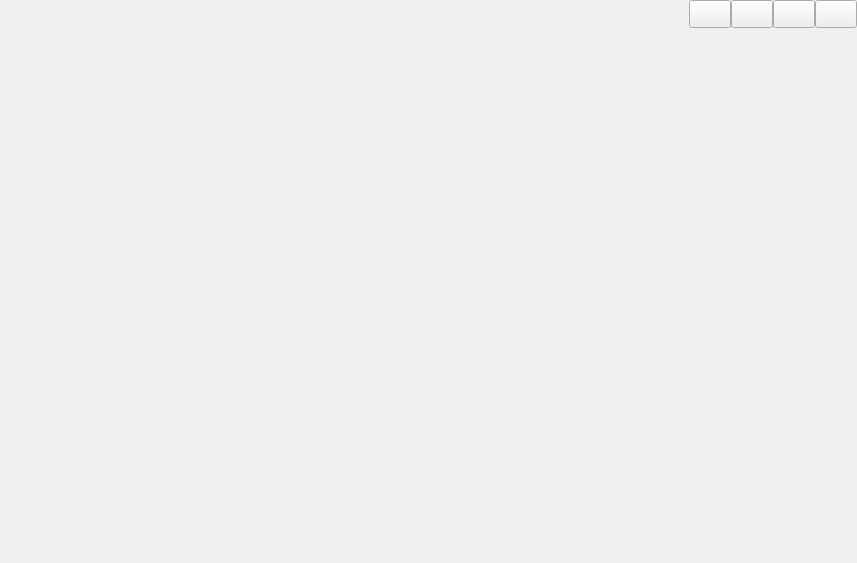
<?xml version="1.0" encoding="UTF-8"?>
<ui version="4.0">
 <class>WindowFrame</class>
 <widget class="QWidget" name="WindowFrame">
  <property name="geometry">
   <rect>
    <x>0</x>
    <y>0</y>
    <width>857</width>
    <height>563</height>
   </rect>
  </property>
  <property name="sizePolicy">
   <sizepolicy hsizetype="Preferred" vsizetype="Preferred">
    <horstretch>0</horstretch>
    <verstretch>0</verstretch>
   </sizepolicy>
  </property>
  <property name="windowTitle">
   <string/>
  </property>
  <property name="windowIcon">
   <iconset resource="resources/resources.qrc">
    <normaloff>:/resources/icons/icon.png</normaloff>:/resources/icons/icon.png</iconset>
  </property>
  <property name="styleSheet">
   <string notr="true"/>
  </property>
  <layout class="QGridLayout" name="gridLayout_3">
   <property name="leftMargin">
    <number>0</number>
   </property>
   <property name="topMargin">
    <number>0</number>
   </property>
   <property name="rightMargin">
    <number>0</number>
   </property>
   <property name="bottomMargin">
    <number>0</number>
   </property>
   <property name="spacing">
    <number>0</number>
   </property>
   <item row="0" column="0">
    <widget class="QWidget" name="header" native="true">
     <property name="maximumSize">
      <size>
       <width>16777215</width>
       <height>28</height>
      </size>
     </property>
     <property name="styleSheet">
      <string notr="true"/>
     </property>
     <layout class="QGridLayout" name="gridLayout">
      <property name="leftMargin">
       <number>0</number>
      </property>
      <property name="topMargin">
       <number>0</number>
      </property>
      <property name="rightMargin">
       <number>0</number>
      </property>
      <property name="bottomMargin">
       <number>0</number>
      </property>
      <item row="0" column="0">
       <widget class="QWidget" name="LHeader" native="true">
        <layout class="QHBoxLayout" name="horizontalLayout_2">
         <property name="spacing">
          <number>0</number>
         </property>
         <property name="leftMargin">
          <number>0</number>
         </property>
         <property name="topMargin">
          <number>0</number>
         </property>
         <property name="rightMargin">
          <number>0</number>
         </property>
         <property name="bottomMargin">
          <number>0</number>
         </property>
         <item>
          <spacer name="horizontalSpacer_2">
           <property name="orientation">
            <enum>Qt::Horizontal</enum>
           </property>
           <property name="sizeType">
            <enum>QSizePolicy::Fixed</enum>
           </property>
           <property name="sizeHint" stdset="0">
            <size>
             <width>10</width>
             <height>20</height>
            </size>
           </property>
          </spacer>
         </item>
         <item>
          <widget class="QLabel" name="icon">
           <property name="sizePolicy">
            <sizepolicy hsizetype="Minimum" vsizetype="Minimum">
             <horstretch>0</horstretch>
             <verstretch>0</verstretch>
            </sizepolicy>
           </property>
           <property name="minimumSize">
            <size>
             <width>16</width>
             <height>16</height>
            </size>
           </property>
           <property name="maximumSize">
            <size>
             <width>16</width>
             <height>16</height>
            </size>
           </property>
           <property name="styleSheet">
            <string notr="true"/>
           </property>
           <property name="text">
            <string/>
           </property>
          </widget>
         </item>
         <item>
          <widget class="QLabel" name="title">
           <property name="styleSheet">
            <string notr="true">color: #eee; margin-left:5px;</string>
           </property>
           <property name="text">
            <string>Custom Title Bar</string>
           </property>
          </widget>
         </item>
         <item>
          <spacer name="horizontalSpacer">
           <property name="orientation">
            <enum>Qt::Horizontal</enum>
           </property>
           <property name="sizeHint" stdset="0">
            <size>
             <width>419</width>
             <height>18</height>
            </size>
           </property>
          </spacer>
         </item>
         <item>
          <widget class="QPushButton" name="collapse">
           <property name="sizePolicy">
            <sizepolicy hsizetype="Minimum" vsizetype="Minimum">
             <horstretch>0</horstretch>
             <verstretch>0</verstretch>
            </sizepolicy>
           </property>
           <property name="minimumSize">
            <size>
             <width>42</width>
             <height>28</height>
            </size>
           </property>
           <property name="maximumSize">
            <size>
             <width>42</width>
             <height>28</height>
            </size>
           </property>
           <property name="text">
            <string/>
           </property>
          </widget>
         </item>
         <item>
          <widget class="QPushButton" name="minimum">
           <property name="sizePolicy">
            <sizepolicy hsizetype="Minimum" vsizetype="Minimum">
             <horstretch>0</horstretch>
             <verstretch>0</verstretch>
            </sizepolicy>
           </property>
           <property name="minimumSize">
            <size>
             <width>42</width>
             <height>28</height>
            </size>
           </property>
           <property name="maximumSize">
            <size>
             <width>42</width>
             <height>28</height>
            </size>
           </property>
           <property name="styleSheet">
            <string notr="true"/>
           </property>
           <property name="text">
            <string/>
           </property>
           <property name="iconSize">
            <size>
             <width>16</width>
             <height>16</height>
            </size>
           </property>
          </widget>
         </item>
         <item>
          <widget class="QPushButton" name="maximum">
           <property name="sizePolicy">
            <sizepolicy hsizetype="Minimum" vsizetype="Minimum">
             <horstretch>0</horstretch>
             <verstretch>0</verstretch>
            </sizepolicy>
           </property>
           <property name="minimumSize">
            <size>
             <width>42</width>
             <height>28</height>
            </size>
           </property>
           <property name="maximumSize">
            <size>
             <width>42</width>
             <height>28</height>
            </size>
           </property>
           <property name="styleSheet">
            <string notr="true"/>
           </property>
           <property name="text">
            <string/>
           </property>
           <property name="iconSize">
            <size>
             <width>16</width>
             <height>16</height>
            </size>
           </property>
          </widget>
         </item>
         <item>
          <widget class="QPushButton" name="close">
           <property name="sizePolicy">
            <sizepolicy hsizetype="Minimum" vsizetype="Minimum">
             <horstretch>0</horstretch>
             <verstretch>0</verstretch>
            </sizepolicy>
           </property>
           <property name="minimumSize">
            <size>
             <width>42</width>
             <height>28</height>
            </size>
           </property>
           <property name="maximumSize">
            <size>
             <width>42</width>
             <height>28</height>
            </size>
           </property>
           <property name="styleSheet">
            <string notr="true"/>
           </property>
           <property name="text">
            <string/>
           </property>
           <property name="iconSize">
            <size>
             <width>16</width>
             <height>16</height>
            </size>
           </property>
          </widget>
         </item>
        </layout>
        <zorder>title</zorder>
        <zorder>icon</zorder>
        <zorder>collapse</zorder>
        <zorder>minimum</zorder>
        <zorder>maximum</zorder>
        <zorder>close</zorder>
        <zorder>horizontalSpacer</zorder>
       </widget>
      </item>
     </layout>
    </widget>
   </item>
   <item row="1" column="0">
    <widget class="QFrame" name="bodyFrame">
     <property name="styleSheet">
      <string notr="true"/>
     </property>
     <property name="frameShape">
      <enum>QFrame::NoFrame</enum>
     </property>
     <property name="frameShadow">
      <enum>QFrame::Raised</enum>
     </property>
     <layout class="QGridLayout" name="gridLayout_2">
      <property name="leftMargin">
       <number>0</number>
      </property>
      <property name="topMargin">
       <number>0</number>
      </property>
      <property name="rightMargin">
       <number>0</number>
      </property>
      <property name="bottomMargin">
       <number>0</number>
      </property>
      <property name="spacing">
       <number>0</number>
      </property>
      <item row="0" column="0">
       <widget class="QWidget" name="body" native="true">
        <property name="styleSheet">
         <string notr="true"/>
        </property>
        <property name="inputMethodHints">
         <set>Qt::ImhNone</set>
        </property>
        <layout class="QGridLayout" name="gridLayout_5">
         <property name="leftMargin">
          <number>0</number>
         </property>
         <property name="topMargin">
          <number>0</number>
         </property>
         <property name="rightMargin">
          <number>0</number>
         </property>
         <property name="bottomMargin">
          <number>0</number>
         </property>
         <property name="spacing">
          <number>0</number>
         </property>
        </layout>
       </widget>
      </item>
     </layout>
    </widget>
   </item>
  </layout>
 </widget>
 <resources>
  <include location="resources/resources.qrc"/>
 </resources>
 <connections/>
</ui>
